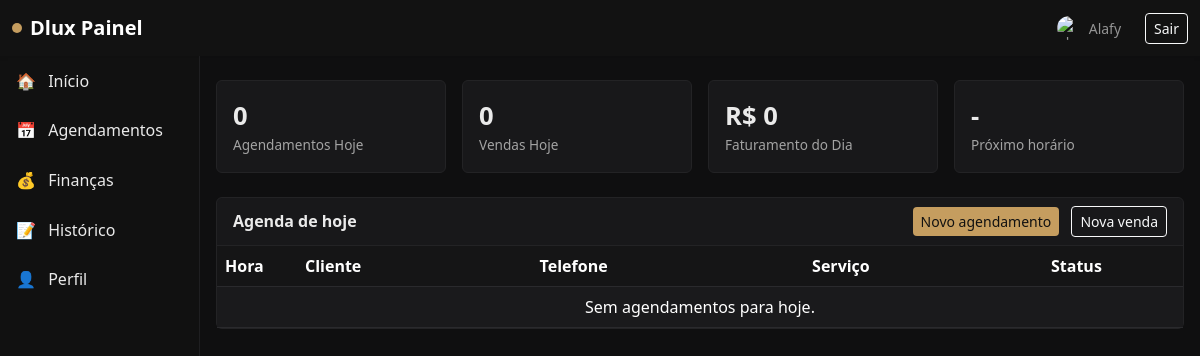
The app's page /painel/barbeiro/ (signed in), older data.
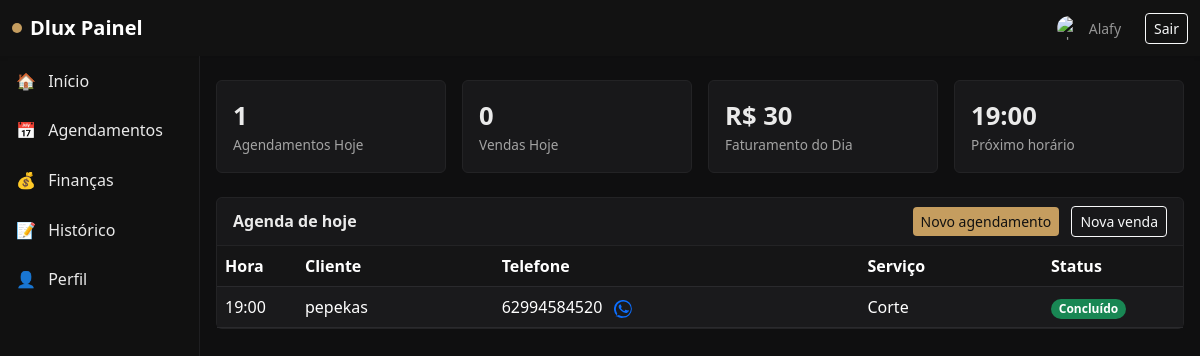
The same page, newer data.
### appointments/models.py (models this page shows, shortened)
class Appointment(models.Model):
    STATUS_SCHEDULED = 'scheduled'
    STATUS_DONE = 'done'
    STATUS_CANCELLED = 'cancelled'
    STATUS_CHOICES = [
        (STATUS_SCHEDULED, 'Agendado'),
        (STATUS_DONE, 'Finalizado'),
        (STATUS_CANCELLED, 'Cancelado'),
    ]
    barber = models.ForeignKey(User, on_delete=models.CASCADE, limit_choices_to={'role': User.BARBER}, related_name='appointments')
    client_name = models.CharField(max_length=120)
    client_phone = models.CharField(max_length=32)
    service = models.ForeignKey(Service, on_delete=models.PROTECT)
    start_datetime = models.DateTimeField()
    end_datetime = models.DateTimeField()
    status = models.CharField(max_length=12, choices=STATUS_CHOICES, default=STATUS_SCHEDULED)
    notes = models.TextField(blank=True)
    created_at = models.DateTimeField(auto_now_add=True)
    class Meta:
        indexes = [
            models.Index(fields=['barber', 'start_datetime']),
            models.Index(fields=['status']),
        ]

### services/models.py (models this page shows, shortened)
class Service(models.Model):
    title = models.CharField(max_length=120)
    price = models.DecimalField(max_digits=8, decimal_places=2)
    duration_minutes = models.PositiveIntegerField(default=30)
    active = models.BooleanField(default=True)

### users/views.py (the view)
# urls.py: path('painel/barbeiro/', dashboard_barber, name='dashboard_barber'),
@login_required
def dashboard_barber(request: HttpRequest):
    user: User = request.user  # type: ignore
    now_local = timezone.localtime()
    Appointment.objects.filter(status='scheduled', end_datetime__lte=timezone.now()).update(status='done')
    today_start = now_local.replace(hour=0, minute=0, second=0, microsecond=0)
    today_end = today_start + timezone.timedelta(days=1)
    appts_today = Appointment.objects.filter(
        barber=user,
        start_datetime__gte=today_start,
        start_datetime__lt=today_end,
    ).order_by('start_datetime')
    sales_today = Sale.objects.filter(
        barber=user,
        created_at__gte=today_start,
        created_at__lt=today_end,
        status='paid'
    )
    appts_done_today = appts_today.filter(status='done')
    appts_value_today = appts_done_today.aggregate(total=Sum('service__price'))['total'] or 0
    sales_value_today = sales_today.aggregate(total=Sum('amount'))['total'] or 0
    day_revenue = (appts_value_today or 0) + (sales_value_today or 0)
    kpis = {
        'appointments_count': appts_today.count(),
        'sales_count': sales_today.count(),
        'sales_total': day_revenue,
        'next_appointment': appts_today.first(),
    }
    return render(request, 'dashboard_barber.html', {
        'kpis': kpis,
        'appointments_today': appts_today,
    })

### templates/dashboard_barber.html (shortened to what this page needs)
{% extends 'base.html' %}
{% block content %}
<div class="row g-3 mb-4">
  <div class="col-sm-6 col-lg-3">
    <div class="card card-panel">
      <div class="card-body">
        <div class="kpi">{{ kpis.appointments_count }}</div>
        <div class="kpi-label">Agendamentos Hoje</div>
      </div>
    </div>
  </div>
  <div class="col-sm-6 col-lg-3">
    <div class="card card-panel">
      <div class="card-body">
        <div class="kpi">{{ kpis.sales_count }}</div>
        <div class="kpi-label">Vendas Hoje</div>
      </div>
    </div>
  </div>
  <div class="col-sm-6 col-lg-3">
    <div class="card card-panel">
      <div class="card-body">
        <div class="kpi">R$ {{ kpis.sales_total }}</div>
        <div class="kpi-label">Faturamento do Dia</div>
      </div>
    </div>
  </div>
  <div class="col-sm-6 col-lg-3">
    <div class="card card-panel">
      <div class="card-body">
        <div class="kpi">{% if kpis.next_appointment %}{{ kpis.next_appointment.start_datetime|date:'H:i' }}{% else %}-{% endif %}</div>
        <div class="kpi-label">Próximo horário</div>
      </div>
    </div>
  </div>
</div>
  <div class="card card-panel mb-4">
    <div class="card-header d-flex justify-content-between align-items-center">
      <span class="fw-semibold">Agenda de hoje</span>
      <div>
      <a href="#" class="btn btn-sm btn-accent" data-bs-toggle="modal" data-bs-target="#quickScheduleModal">Novo agendamento</a>
      <a href="#" class="btn btn-sm btn-outline-light ms-2" data-bs-toggle="modal" data-bs-target="#newSaleModal">Nova venda</a>
      </div>
    </div>
  <div class="card-body p-0">
    <table class="table table-dark table-striped mb-0">
      <thead>
        <tr>
          <th style="width: 80px;">Hora</th>
          <th>Cliente</th>
          <th>Telefone</th>
          <th>Serviço</th>
          <th style="width: 140px;">Status</th>
        </tr>
      </thead>
      <tbody>
        {% for a in appointments_today %}
        <tr>
          <td>{{ a.start_datetime|date:'H:i' }}</td>
          <td>{{ a.client_name }}</td>
          <td>
            {{ a.client_phone }}
            {% if a.client_phone %}
              <a href="https://wa.me/{{ a.client_phone }}" target="_blank" class="ms-2" title="WhatsApp">
              </a>
            {% endif %}
          </td>
          <td>
            {{ a.service.title }}
          </td>
          <td>
            {% if a.status == 'scheduled' %}
              <span class="badge rounded-pill text-bg-secondary">Agendado</span>
            {% elif a.status == 'done' %}
              <span class="badge rounded-pill bg-success">Concluído</span>
            {% elif a.status == 'cancelled' %}
              <span class="badge rounded-pill bg-danger">Cancelado</span>
            {% else %}
              <span class="badge rounded-pill badge-accent">{{ a.status }}</span>
            {% endif %}
          </td>
        </tr>
        {% empty %}
        <tr>
          <td colspan="5" class="text-center muted">Sem agendamentos para hoje.</td>
        </tr>
        {% endfor %}
      </tbody>
    </table>
  </div>
</div>
{% endblock %}

Row changes from the older to the newer data that the page shows:
added Appointment: next_appointment.start_datetime "19:00", start_datetime "19:00", client_name "pepekas", client_phone "62994584520", service "Corte", status "Concluído"
Text that changed along with them:
{{ kpis.appointments_count }}: "0" → "1"
{{ kpis.sales_total }}: "0" → "30"
text no longer shown: "- Sem agendamentos para hoje."
